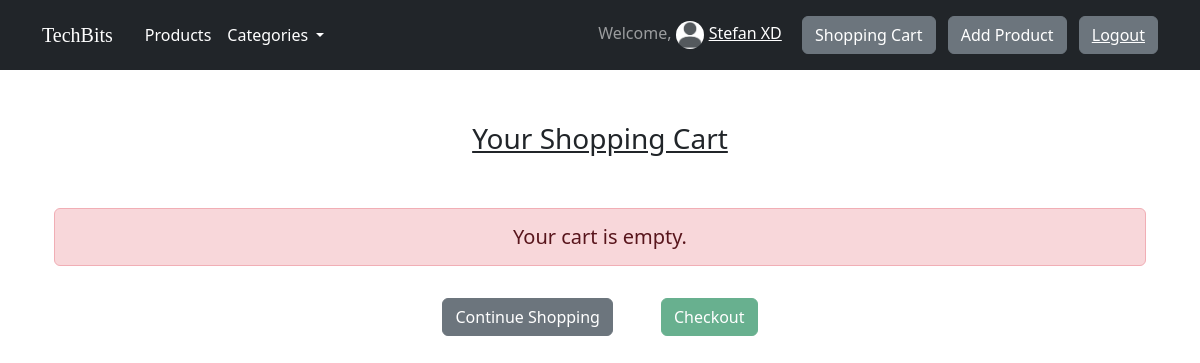
The app's page /cart/ (signed in) with its own data.
### app/models.py (models this page shows, shortened)
class UserInformation(models.Model):
    user = models.OneToOneField(to=User, on_delete=models.CASCADE)
    address = models.CharField(max_length=255)
    phone_number = models.CharField(max_length=255)
    email = models.EmailField(max_length=255)
    avatar = models.ImageField(upload_to="avatars/")
    nickname = models.CharField(max_length=255)
    class Meta:
        verbose_name_plural = "User's information"

### app/views.py (the view)
# urls.py: path("cart/", views.cart, name="cart"),
def cart(request: HttpRequest) -> HttpResponse:
    if not request.user.is_authenticated:
        return redirect("login")
    context = {
        "categories": get_categories(),
        "info": get_current_user_info(request),
        "cart": models.Cart.objects.get_or_create(user=request.user)[
            0
        ].productincart_set.all()
        if request.user.is_authenticated
        else None,
    }
    return render(request, "cart.html", context)

### app/views.py (called while the page is built)
def get_current_user_info(request: HttpRequest) -> models.UserInformation | None:
    if not request.user.is_authenticated:
        return None
    try:
        return models.UserInformation.objects.get(user=request.user)  # type: ignore
    except models.UserInformation.DoesNotExist:
        return None

def get_categories() -> list[models.Category]:
    return list(models.Category.objects.all())

### app/templates/cart.html (shortened to what this page needs)
{% extends 'base.html' %} {% block content %}
<div class="container">
    <h3 class="text-center my-5">
        <span
            class="text-decoration-underline rounded-pill py-1 px-2 d-inline-block mx-auto"
        >
            Your Shopping Cart
        </span>
    </h3>
    <ul class="list-group">
        {% if cart|length == 0 %}
        <h5 class="alert alert-danger text-center mw-25">
            Your cart is empty.
        </h5>
        {% endif %}
    </ul>
    <div class="row mt-3">
        <div class="d-flex justify-content-center gap-5">
            <a href="/" type="button" class="btn btn-secondary">
                Continue Shopping
            </a>
            {% if cart|length == 0 %}
            <a href="/checkout" class="btn btn-success disabled"> Checkout </a>
            {% else %}
            <a href="/checkout" class="btn btn-success"> Checkout </a>
            {% endif %}
        </div>
    </div>
</div>
{% endblock %}

### app/templates/account.html
<span class="navbar-text">
    {% if user.is_authenticated %}
    <span>Welcome, </span>
    <img
        src="{{ info.avatar.url }}"
        alt="Avatar"
        class="rounded-circle"
        style="width: 1.8rem; height: 1.8rem"
    />
    <a href="/profile" class="me-3">{{ info.nickname }}</a>
    <a href="/cart" class="text-decoration-none">
        <button type="button" class="btn btn-secondary">Shopping Cart</button>
    </a>
    <a href="/admin/app/product/add/" class="text-decoration-none">
        <button type="button" class="btn btn-secondary ms-2">
            Add Product
        </button>
    </a>
    <button type="button" class="btn btn-secondary ms-2">
        <a href="/logout/?next=/">Logout</a>
    </button>
    {% else %}
    <button type="button" class="btn btn-secondary">
        <a href="/login/?next=/">Login</a>
    </button>
    {% endif %}
</span>

### app/templates/base.html (style rules this page uses)
body { background: url("https://cdn.shopify.com/s/files/1/0533/2089/files/5-websites-to-download-free-subtle-textures-subtle.jpg") repeat; }

### records on screen
UserInformation: avatar (picture), nickname "Stefan XD"
